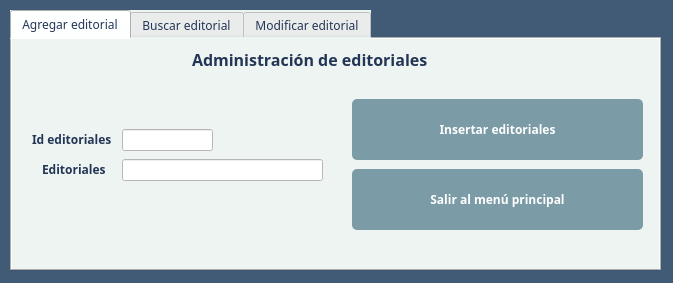
<?xml version="1.0" encoding="UTF-8"?>
<ui version="4.0">
 <class>CrudPublishers</class>
 <widget class="QMainWindow" name="CrudPublishers">
  <property name="geometry">
   <rect>
    <x>0</x>
    <y>0</y>
    <width>673</width>
    <height>283</height>
   </rect>
  </property>
  <property name="minimumSize">
   <size>
    <width>673</width>
    <height>283</height>
   </size>
  </property>
  <property name="maximumSize">
   <size>
    <width>673</width>
    <height>283</height>
   </size>
  </property>
  <property name="windowTitle">
   <string>Administración de editoriales</string>
  </property>
  <property name="windowIcon">
   <iconset resource="images.qrc">
    <normaloff>:/book-flat.ico</normaloff>:/book-flat.ico</iconset>
  </property>
  <property name="styleSheet">
   <string notr="true">
</string>
  </property>
  <widget class="QWidget" name="centralwidget">
   <widget class="QTabWidget" name="tabWidget">
    <property name="geometry">
     <rect>
      <x>10</x>
      <y>10</y>
      <width>651</width>
      <height>261</height>
     </rect>
    </property>
    <property name="font">
     <font>
      <family>Raleway</family>
      <pointsize>9</pointsize>
     </font>
    </property>
    <property name="styleSheet">
     <string notr="true">background-color: rgb(238, 244, 242); color: rgb(35, 54, 86);</string>
    </property>
    <property name="currentIndex">
     <number>0</number>
    </property>
    <widget class="QWidget" name="tbInsert">
     <attribute name="title">
      <string>Agregar editorial</string>
     </attribute>
     <widget class="QLabel" name="lbIdPublishers">
      <property name="geometry">
       <rect>
        <x>20</x>
        <y>92</y>
        <width>91</width>
        <height>16</height>
       </rect>
      </property>
      <property name="font">
       <font>
        <family>Raleway</family>
        <weight>75</weight>
        <bold>true</bold>
       </font>
      </property>
      <property name="text">
       <string>Id editoriales</string>
      </property>
     </widget>
     <widget class="QLabel" name="lbPublishers">
      <property name="geometry">
       <rect>
        <x>30</x>
        <y>122</y>
        <width>71</width>
        <height>16</height>
       </rect>
      </property>
      <property name="font">
       <font>
        <family>Raleway</family>
        <weight>75</weight>
        <bold>true</bold>
       </font>
      </property>
      <property name="text">
       <string>Editoriales</string>
      </property>
     </widget>
     <widget class="QLabel" name="lbTitle">
      <property name="geometry">
       <rect>
        <x>180</x>
        <y>10</y>
        <width>291</width>
        <height>20</height>
       </rect>
      </property>
      <property name="maximumSize">
       <size>
        <width>16777215</width>
        <height>20</height>
       </size>
      </property>
      <property name="font">
       <font>
        <family>Raleway</family>
        <pointsize>12</pointsize>
        <weight>75</weight>
        <bold>true</bold>
       </font>
      </property>
      <property name="styleSheet">
       <string notr="true">color: rgb(35, 54, 86);</string>
      </property>
      <property name="text">
       <string>Administración de editoriales</string>
      </property>
     </widget>
     <widget class="QLineEdit" name="lneIdPublishers">
      <property name="enabled">
       <bool>false</bool>
      </property>
      <property name="geometry">
       <rect>
        <x>110</x>
        <y>90</y>
        <width>91</width>
        <height>22</height>
       </rect>
      </property>
      <property name="font">
       <font>
        <family>Raleway</family>
       </font>
      </property>
      <property name="styleSheet">
       <string notr="true">background-color: rgb(255, 255, 255);</string>
      </property>
     </widget>
     <widget class="QLineEdit" name="lnePublishers">
      <property name="geometry">
       <rect>
        <x>110</x>
        <y>120</y>
        <width>201</width>
        <height>22</height>
       </rect>
      </property>
      <property name="font">
       <font>
        <family>Raleway</family>
       </font>
      </property>
      <property name="styleSheet">
       <string notr="true">background-color: rgb(255, 255, 255);</string>
      </property>
      <property name="maxLength">
       <number>55</number>
      </property>
     </widget>
     <widget class="QPushButton" name="pbInsert">
      <property name="geometry">
       <rect>
        <x>340</x>
        <y>60</y>
        <width>291</width>
        <height>61</height>
       </rect>
      </property>
      <property name="font">
       <font>
        <family>Raleway</family>
        <weight>75</weight>
        <bold>true</bold>
       </font>
      </property>
      <property name="styleSheet">
       <string notr="true">QPushButton#pbInsert {
background-color: rgb(123, 155, 166);
color:  rgb(255, 255, 255);
border-radius: 5px;
 }

 QPushButton#pbInsert:hover {
background-color: rgb(65, 91, 118);
color:  rgb(255, 255, 255);
 }</string>
      </property>
      <property name="text">
       <string>Insertar editoriales</string>
      </property>
     </widget>
     <widget class="QPushButton" name="pbExit">
      <property name="geometry">
       <rect>
        <x>340</x>
        <y>130</y>
        <width>291</width>
        <height>61</height>
       </rect>
      </property>
      <property name="font">
       <font>
        <family>Raleway</family>
        <weight>75</weight>
        <bold>true</bold>
       </font>
      </property>
      <property name="styleSheet">
       <string notr="true">QPushButton#pbExit {
background-color: rgb(123, 155, 166);
color:  rgb(255, 255, 255);
border-radius: 5px;
 }

 QPushButton#pbExit:hover {
background-color: rgb(65, 91, 118);
color:  rgb(255, 255, 255);
 }</string>
      </property>
      <property name="text">
       <string>Salir al menú principal</string>
      </property>
     </widget>
    </widget>
    <widget class="QWidget" name="tbQuery">
     <attribute name="title">
      <string>Buscar editorial</string>
     </attribute>
     <widget class="QLabel" name="lbSearch">
      <property name="geometry">
       <rect>
        <x>10</x>
        <y>14</y>
        <width>81</width>
        <height>16</height>
       </rect>
      </property>
      <property name="font">
       <font>
        <family>Raleway</family>
        <pointsize>9</pointsize>
        <weight>75</weight>
        <bold>true</bold>
       </font>
      </property>
      <property name="text">
       <string>Busqueda:</string>
      </property>
     </widget>
     <widget class="QLineEdit" name="lneCritery">
      <property name="geometry">
       <rect>
        <x>93</x>
        <y>12</y>
        <width>321</width>
        <height>22</height>
       </rect>
      </property>
      <property name="font">
       <font>
        <family>Raleway</family>
        <pointsize>9</pointsize>
       </font>
      </property>
      <property name="styleSheet">
       <string notr="true">background-color: rgb(255, 255, 255);</string>
      </property>
     </widget>
     <widget class="QComboBox" name="cboCritery">
      <property name="geometry">
       <rect>
        <x>430</x>
        <y>12</y>
        <width>201</width>
        <height>22</height>
       </rect>
      </property>
      <property name="font">
       <font>
        <family>Raleway</family>
       </font>
      </property>
      <property name="styleSheet">
       <string notr="true">background-color: rgb(255, 255, 255);</string>
      </property>
     </widget>
     <widget class="QTableView" name="tvQuery">
      <property name="geometry">
       <rect>
        <x>10</x>
        <y>50</y>
        <width>621</width>
        <height>171</height>
       </rect>
      </property>
     </widget>
    </widget>
    <widget class="QWidget" name="tbUpdate">
     <attribute name="title">
      <string>Modificar editorial</string>
     </attribute>
     <widget class="QGroupBox" name="gbIdCareer">
      <property name="geometry">
       <rect>
        <x>10</x>
        <y>10</y>
        <width>381</width>
        <height>51</height>
       </rect>
      </property>
      <property name="title">
       <string/>
      </property>
      <widget class="QLineEdit" name="lneIdPublishersUpdate">
       <property name="geometry">
        <rect>
         <x>80</x>
         <y>13</y>
         <width>141</width>
         <height>22</height>
        </rect>
       </property>
       <property name="font">
        <font>
         <family>Raleway</family>
        </font>
       </property>
       <property name="styleSheet">
        <string notr="true">background-color: rgb(255, 255, 255);</string>
       </property>
       <property name="maxLength">
        <number>10</number>
       </property>
      </widget>
      <widget class="QLabel" name="lbIdPublishersUpdate">
       <property name="geometry">
        <rect>
         <x>8</x>
         <y>15</y>
         <width>71</width>
         <height>16</height>
        </rect>
       </property>
       <property name="font">
        <font>
         <family>Raleway</family>
         <weight>75</weight>
         <bold>true</bold>
        </font>
       </property>
       <property name="text">
        <string>Id editorial</string>
       </property>
      </widget>
      <widget class="QPushButton" name="pbSearch">
       <property name="geometry">
        <rect>
         <x>240</x>
         <y>10</y>
         <width>121</width>
         <height>28</height>
        </rect>
       </property>
       <property name="styleSheet">
        <string notr="true">QPushButton#pbSearch {
background-color: rgb(123, 155, 166);
color:  rgb(255, 255, 255);
border-radius: 5px;
 }

 QPushButton#pbSearch:hover {
background-color: rgb(65, 91, 118);
color:  rgb(255, 255, 255);
 }</string>
       </property>
       <property name="text">
        <string>Buscar</string>
       </property>
      </widget>
     </widget>
     <widget class="QGroupBox" name="gbCareer">
      <property name="enabled">
       <bool>false</bool>
      </property>
      <property name="geometry">
       <rect>
        <x>10</x>
        <y>70</y>
        <width>621</width>
        <height>151</height>
       </rect>
      </property>
      <property name="title">
       <string/>
      </property>
      <widget class="QLabel" name="lbPublishersUpdate">
       <property name="geometry">
        <rect>
         <x>10</x>
         <y>67</y>
         <width>51</width>
         <height>16</height>
        </rect>
       </property>
       <property name="font">
        <font>
         <family>Raleway</family>
         <weight>75</weight>
         <bold>true</bold>
        </font>
       </property>
       <property name="text">
        <string>Editorial</string>
       </property>
      </widget>
      <widget class="QLineEdit" name="lnePublishersUpdate">
       <property name="geometry">
        <rect>
         <x>70</x>
         <y>65</y>
         <width>221</width>
         <height>22</height>
        </rect>
       </property>
       <property name="font">
        <font>
         <family>Raleway</family>
        </font>
       </property>
       <property name="styleSheet">
        <string notr="true">background-color: rgb(255, 255, 255);</string>
       </property>
       <property name="text">
        <string/>
       </property>
       <property name="maxLength">
        <number>55</number>
       </property>
      </widget>
      <widget class="QPushButton" name="pbExit2">
       <property name="geometry">
        <rect>
         <x>310</x>
         <y>80</y>
         <width>291</width>
         <height>61</height>
        </rect>
       </property>
       <property name="font">
        <font>
         <family>Raleway</family>
         <weight>75</weight>
         <bold>true</bold>
        </font>
       </property>
       <property name="styleSheet">
        <string notr="true">QPushButton#pbExit2 {
background-color: rgb(123, 155, 166);
color:  rgb(255, 255, 255);
border-radius: 5px;
 }

 QPushButton#pbExit2:hover {
background-color: rgb(65, 91, 118);
color:  rgb(255, 255, 255);
 }</string>
       </property>
       <property name="text">
        <string>Salir al menú principal</string>
       </property>
      </widget>
      <widget class="QPushButton" name="pbUpdate">
       <property name="geometry">
        <rect>
         <x>310</x>
         <y>10</y>
         <width>291</width>
         <height>61</height>
        </rect>
       </property>
       <property name="font">
        <font>
         <family>Raleway</family>
         <weight>75</weight>
         <bold>true</bold>
        </font>
       </property>
       <property name="styleSheet">
        <string notr="true">QPushButton#pbUpdate {
background-color: rgb(123, 155, 166);
color:  rgb(255, 255, 255);
border-radius: 5px;
 }

 QPushButton#pbUpdate:hover {
background-color: rgb(65, 91, 118);
color:  rgb(255, 255, 255);
 }</string>
       </property>
       <property name="text">
        <string>Actualizar editorial</string>
       </property>
      </widget>
     </widget>
    </widget>
   </widget>
   <widget class="QLabel" name="label">
    <property name="geometry">
     <rect>
      <x>-6</x>
      <y>-5</y>
      <width>691</width>
      <height>321</height>
     </rect>
    </property>
    <property name="styleSheet">
     <string notr="true">background-color: rgb(65, 91, 118);
</string>
    </property>
    <property name="text">
     <string/>
    </property>
   </widget>
   <zorder>label</zorder>
   <zorder>tabWidget</zorder>
  </widget>
 </widget>
 <resources>
  <include location="images.qrc"/>
 </resources>
 <connections>
  <connection>
   <sender>pbExit</sender>
   <signal>clicked()</signal>
   <receiver>CrudPublishers</receiver>
   <slot>close()</slot>
   <hints>
    <hint type="sourcelabel">
     <x>445</x>
     <y>193</y>
    </hint>
    <hint type="destinationlabel">
     <x>290</x>
     <y>277</y>
    </hint>
   </hints>
  </connection>
  <connection>
   <sender>lneIdPublishers</sender>
   <signal>returnPressed()</signal>
   <receiver>lnePublishers</receiver>
   <slot>setFocus()</slot>
   <hints>
    <hint type="sourcelabel">
     <x>176</x>
     <y>134</y>
    </hint>
    <hint type="destinationlabel">
     <x>171</x>
     <y>165</y>
    </hint>
   </hints>
  </connection>
  <connection>
   <sender>pbExit2</sender>
   <signal>clicked()</signal>
   <receiver>CrudPublishers</receiver>
   <slot>close()</slot>
   <hints>
    <hint type="sourcelabel">
     <x>540</x>
     <y>224</y>
    </hint>
    <hint type="destinationlabel">
     <x>419</x>
     <y>271</y>
    </hint>
   </hints>
  </connection>
 </connections>
</ui>
